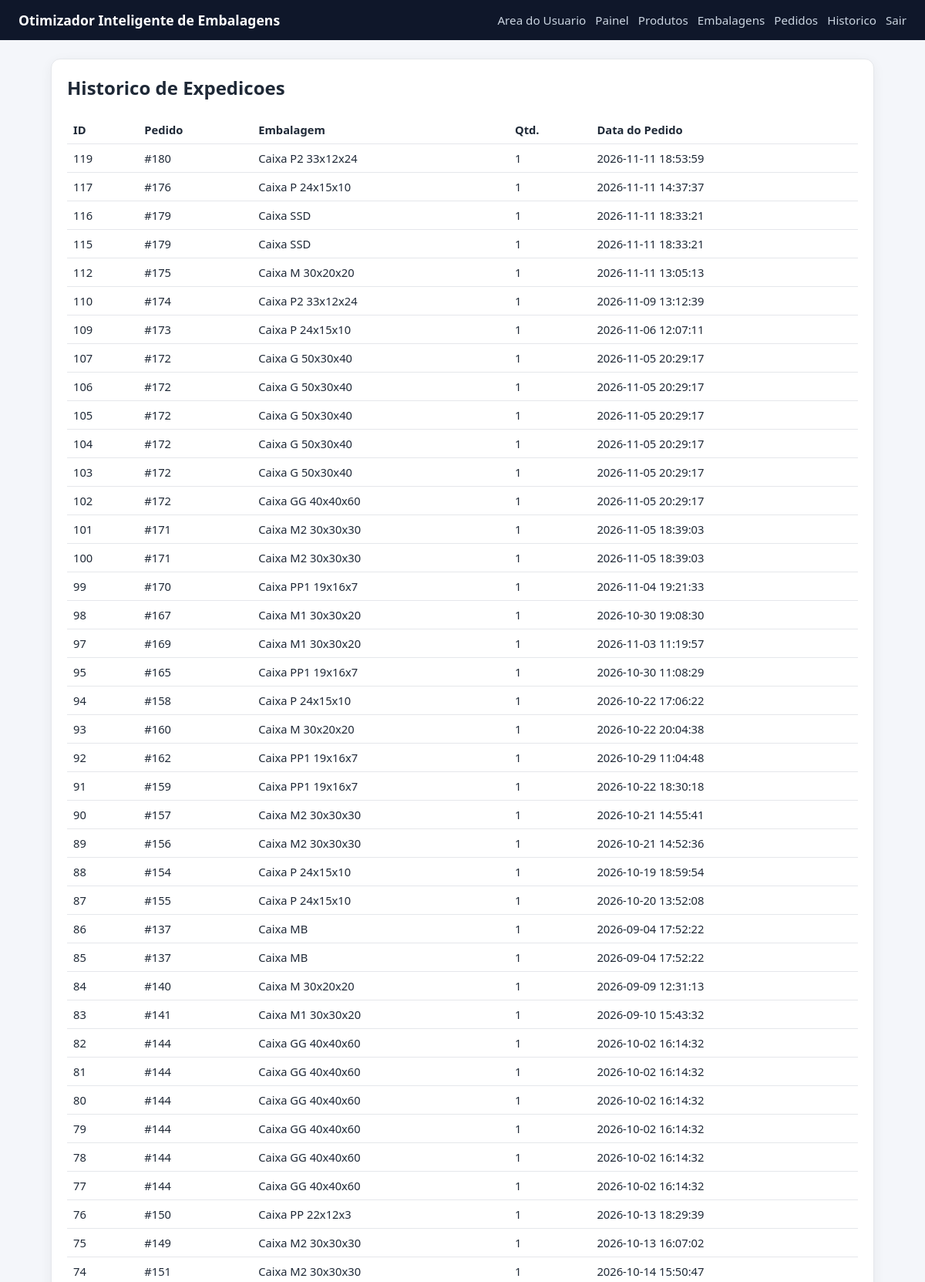
The page /history (signed in, upper part) on the database its author committed.
### tables this page shows
CREATE TABLE shipment_history (
                id INTEGER PRIMARY KEY AUTOINCREMENT,
                order_id INTEGER NOT NULL,
                box_id INTEGER NOT NULL, quantity INTEGER NOT NULL DEFAULT 1, assignments_json TEXT,
                FOREIGN KEY(order_id) REFERENCES orders(id),
                FOREIGN KEY(box_id) REFERENCES boxes(id)
            );

CREATE TABLE boxes (
                id INTEGER PRIMARY KEY AUTOINCREMENT,
                name TEXT NOT NULL UNIQUE,
                length_cm REAL NOT NULL,
                width_cm REAL NOT NULL,
                height_cm REAL NOT NULL,
                max_weight REAL NOT NULL
            , is_active INTEGER NOT NULL DEFAULT 1, max_capacity_weight REAL);

CREATE TABLE orders (
                id INTEGER PRIMARY KEY AUTOINCREMENT,
                created_at TEXT NOT NULL DEFAULT CURRENT_TIMESTAMP
            );

### app_volum.py (the view)
@app.route("/history", methods=["GET"])
@admin_required
def history():
    rows = list_shipment_history(DB_PATH)
    return render_template("history.html", history=rows)

### app_volum.py (called while the page is built)
def admin_required(view_func):
    @wraps(view_func)
    def _wrapped(*args, **kwargs):
        if not session.get("is_admin"):
            next_url = request.path
            return redirect(url_for("admin_login", next=next_url))
        return view_func(*args, **kwargs)
    return _wrapped

### database.py (called while the page is built)
def get_connection(db_path):
    conn = sqlite3.connect(db_path)
    conn.row_factory = sqlite3.Row
    return conn

def list_shipment_history(db_path):
    with closing(get_connection(db_path)) as conn:
        rows = conn.execute(
            """
            SELECT
                sh.id,
                sh.order_id,
                sh.box_id,
                sh.quantity,
                o.created_at,
                b.name AS box_name
            FROM shipment_history sh
            JOIN orders o ON o.id = sh.order_id
            JOIN boxes b ON b.id = sh.box_id
            ORDER BY sh.id DESC
            """
        ).fetchall()
    return rows

### templates/history.html
{% extends 'base.html' %}
{% block content %}
<section class="card">
    <h2>Historico de Expedicoes</h2>
    <table>
        <thead>
            <tr><th>ID</th><th>Pedido</th><th>Embalagem</th><th>Qtd.</th><th>Data do Pedido</th></tr>
        </thead>
        <tbody>
        {% for row in history %}
            <tr>
                <td>{{ row['id'] }}</td>
                <td>#{{ row['order_id'] }}</td>
                <td>{{ row['box_name'] }}</td>
                <td>{{ row['quantity'] }}</td>
                <td>{{ row['created_at'] }}</td>
            </tr>
        {% else %}
            <tr><td colspan="5">Ainda nao ha historico de expedicoes.</td></tr>
        {% endfor %}
        </tbody>
    </table>
</section>
{% endblock %}

### static/style.css (style rules this page uses)
* { box-sizing: border-box; }
body { margin: 0; font-family: Segoe UI, Tahoma, sans-serif; background: #f4f6fa; color: #1f2937; }
.card { background: #fff; border-radius: 12px; padding: 20px; border: 1px solid #e5e7eb; box-shadow: 0 4px 16px rgba(15, 23, 42, 0.06); margin-bottom: 18px; }
h2, h3 { margin-top: 0; }
table { width: 100%; border-collapse: collapse; margin-top: 12px; }
th, td { border-bottom: 1px solid #e5e7eb; text-align: left; padding: 8px; font-size: 0.92rem; }

### rows shown on the page
shipment_history: id "119", order_id "180", box_name "Caixa P2 33x12x24", quantity "1", created_at "2026-11-11 18:53:59"
shipment_history: id "117", order_id "176", box_name "Caixa P 24x15x10", quantity "1", created_at "2026-11-11 14:37:37"
shipment_history: id "116", order_id "179", box_name "Caixa SSD", quantity "1", created_at "2026-11-11 18:33:21"
shipment_history: id "115", order_id "179", box_name "Caixa SSD", quantity "1", created_at "2026-11-11 18:33:21"
shipment_history: id "112", order_id "175", box_name "Caixa M 30x20x20", quantity "1", created_at "2026-11-11 13:05:13"
shipment_history: id "110", order_id "174", box_name "Caixa P2 33x12x24", quantity "1", created_at "2026-11-09 13:12:39"
shipment_history: id "109", order_id "173", box_name "Caixa P 24x15x10", quantity "1", created_at "2026-11-06 12:07:11"
shipment_history: id "107", order_id "172", box_name "Caixa G 50x30x40", quantity "1", created_at "2026-11-05 20:29:17"
shipment_history: id "106", order_id "172", box_name "Caixa G 50x30x40", quantity "1", created_at "2026-11-05 20:29:17"
shipment_history: id "105", order_id "172", box_name "Caixa G 50x30x40", quantity "1", created_at "2026-11-05 20:29:17"
shipment_history: id "104", order_id "172", box_name "Caixa G 50x30x40", quantity "1", created_at "2026-11-05 20:29:17"
shipment_history: id "103", order_id "172", box_name "Caixa G 50x30x40", quantity "1", created_at "2026-11-05 20:29:17"
shipment_history: id "102", order_id "172", box_name "Caixa GG 40x40x60", quantity "1", created_at "2026-11-05 20:29:17"
shipment_history: id "101", order_id "171", box_name "Caixa M2 30x30x30", quantity "1", created_at "2026-11-05 18:39:03"
shipment_history: id "100", order_id "171", box_name "Caixa M2 30x30x30", quantity "1", created_at "2026-11-05 18:39:03"
shipment_history: id "99", order_id "170", box_name "Caixa PP1 19x16x7", quantity "1", created_at "2026-11-04 19:21:33"
shipment_history: id "98", order_id "167", box_name "Caixa M1 30x30x20", quantity "1", created_at "2026-10-30 19:08:30"
shipment_history: id "97", order_id "169", box_name "Caixa M1 30x30x20", quantity "1", created_at "2026-11-03 11:19:57"
shipment_history: id "95", order_id "165", box_name "Caixa PP1 19x16x7", quantity "1", created_at "2026-10-30 11:08:29"
shipment_history: id "94", order_id "158", box_name "Caixa P 24x15x10", quantity "1", created_at "2026-10-22 17:06:22"
shipment_history: id "93", order_id "160", box_name "Caixa M 30x20x20", quantity "1", created_at "2026-10-22 20:04:38"
shipment_history: id "92", order_id "162", box_name "Caixa PP1 19x16x7", quantity "1", created_at "2026-10-29 11:04:48"
shipment_history: id "91", order_id "159", box_name "Caixa PP1 19x16x7", quantity "1", created_at "2026-10-22 18:30:18"
shipment_history: id "90", order_id "157", box_name "Caixa M2 30x30x30", quantity "1", created_at "2026-10-21 14:55:41"
shipment_history: id "89", order_id "156", box_name "Caixa M2 30x30x30", quantity "1", created_at "2026-10-21 14:52:36"
shipment_history: id "88", order_id "154", box_name "Caixa P 24x15x10", quantity "1", created_at "2026-10-19 18:59:54"
shipment_history: id "87", order_id "155", box_name "Caixa P 24x15x10", quantity "1", created_at "2026-10-20 13:52:08"
shipment_history: id "86", order_id "137", box_name "Caixa MB", quantity "1", created_at "2026-09-04 17:52:22"
shipment_history: id "85", order_id "137", box_name "Caixa MB", quantity "1", created_at "2026-09-04 17:52:22"
shipment_history: id "84", order_id "140", box_name "Caixa M 30x20x20", quantity "1", created_at "2026-09-09 12:31:13"
shipment_history: id "83", order_id "141", box_name "Caixa M1 30x30x20", quantity "1", created_at "2026-09-10 15:43:32"
shipment_history: id "82", order_id "144", box_name "Caixa GG 40x40x60", quantity "1", created_at "2026-10-02 16:14:32"
shipment_history: id "81", order_id "144", box_name "Caixa GG 40x40x60", quantity "1", created_at "2026-10-02 16:14:32"
shipment_history: id "80", order_id "144", box_name "Caixa GG 40x40x60", quantity "1", created_at "2026-10-02 16:14:32"
shipment_history: id "79", order_id "144", box_name "Caixa GG 40x40x60", quantity "1", created_at "2026-10-02 16:14:32"
shipment_history: id "78", order_id "144", box_name "Caixa GG 40x40x60", quantity "1", created_at "2026-10-02 16:14:32"
shipment_history: id "77", order_id "144", box_name "Caixa GG 40x40x60", quantity "1", created_at "2026-10-02 16:14:32"
shipment_history: id "76", order_id "150", box_name "Caixa PP 22x12x3", quantity "1", created_at "2026-10-13 18:29:39"
shipment_history: id "75", order_id "149", box_name "Caixa M2 30x30x30", quantity "1", created_at "2026-10-13 16:07:02"
shipment_history: id "74", order_id "151", box_name "Caixa M2 30x30x30", quantity "1", created_at "2026-10-14 15:50:47"
